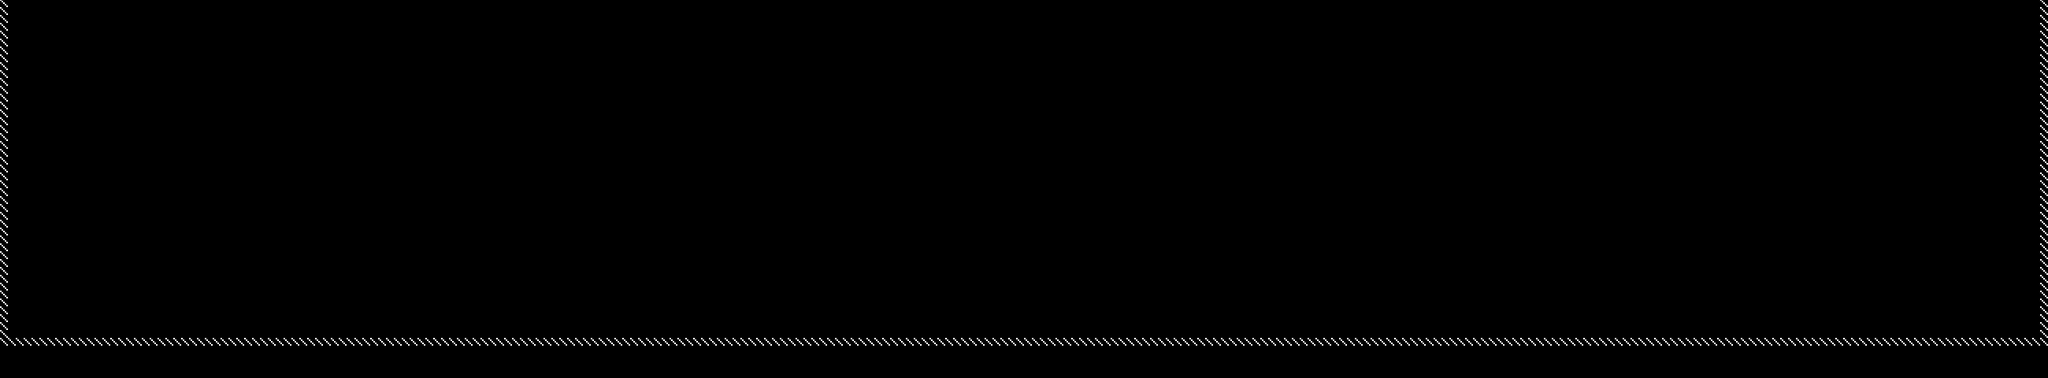

This game map was drawn from its Tiled (.tmx) file and the tilesets committed beside it. A one-line description and the trimmed map source follow:
An orthogonal 260x48 tile map with 10x10 px tiles, 1 tile layer (Tile Layer 1), 3 tilesets.

<map version="1.0" orientation="orthogonal" renderorder="right-down" width="260" height="48" tilewidth="10" tileheight="10" nextobjectid="11">
 <tileset firstgid="1" name="debug10x10" tilewidth="10" tileheight="10" tilecount="1" columns="1">
  <image source="../assets/graphics/debug/tile10x10.gif" width="10" height="10" />
 </tileset>
 <tileset firstgid="2" name="box" tilewidth="40" tileheight="40" tilecount="1" columns="1">
  <image source="../assets/graphics/debug/box.gif" width="40" height="40" />
 </tileset>
 <tileset firstgid="3" name="debug_door" tilewidth="50" tileheight="80" tilecount="6" columns="6">
  <image source="../assets/graphics/debug/door.gif" width="300" height="80" />
 </tileset>
 <layer name="Tile Layer 1" width="260" height="48" offsetx="0" offsety="-1">
  <data>[12480 cells, 346 non-empty, 1 distinct tile ids]</data>
 </layer>
</map>
